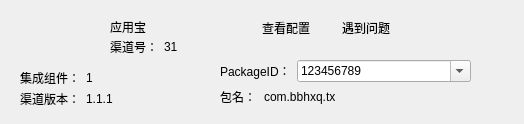
<?xml version="1.0" encoding="UTF-8"?>
<ui version="4.0">
 <class>Form</class>
 <widget class="QWidget" name="Form">
  <property name="geometry">
   <rect>
    <x>0</x>
    <y>0</y>
    <width>524</width>
    <height>124</height>
   </rect>
  </property>
  <property name="windowTitle">
   <string>Form</string>
  </property>
  <widget class="QWidget" name="widget" native="true">
   <property name="geometry">
    <rect>
     <x>0</x>
     <y>0</y>
     <width>520</width>
     <height>120</height>
    </rect>
   </property>
   <widget class="QLabel" name="label">
    <property name="geometry">
     <rect>
      <x>10</x>
      <y>10</y>
      <width>50</width>
      <height>50</height>
     </rect>
    </property>
    <property name="minimumSize">
     <size>
      <width>50</width>
      <height>50</height>
     </size>
    </property>
    <property name="text">
     <string/>
    </property>
    <property name="pixmap">
     <pixmap resource="C:/Users/chuyong/Desktop/img/channels_item.qrc">:/img/Android.png</pixmap>
    </property>
   </widget>
   <widget class="QWidget" name="">
    <property name="geometry">
     <rect>
      <x>110</x>
      <y>20</y>
      <width>70</width>
      <height>34</height>
     </rect>
    </property>
    <layout class="QVBoxLayout" name="verticalLayout">
     <item>
      <widget class="QLabel" name="label_2">
       <property name="text">
        <string>应用宝</string>
       </property>
      </widget>
     </item>
     <item>
      <layout class="QHBoxLayout" name="horizontalLayout">
       <item>
        <widget class="QLabel" name="label_3">
         <property name="text">
          <string>渠道号：</string>
         </property>
        </widget>
       </item>
       <item>
        <widget class="QLabel" name="label_4">
         <property name="text">
          <string>31</string>
         </property>
        </widget>
       </item>
      </layout>
     </item>
    </layout>
   </widget>
   <widget class="QWidget" name="">
    <property name="geometry">
     <rect>
      <x>240</x>
      <y>10</y>
      <width>230</width>
      <height>36</height>
     </rect>
    </property>
    <layout class="QHBoxLayout" name="horizontalLayout_4">
     <property name="spacing">
      <number>10</number>
     </property>
     <item>
      <layout class="QHBoxLayout" name="horizontalLayout_2">
       <item>
        <widget class="QLabel" name="label_14">
         <property name="text">
          <string/>
         </property>
         <property name="pixmap">
          <pixmap resource="C:/Users/chuyong/Desktop/img/channels_item.qrc">:/img/查看.png</pixmap>
         </property>
        </widget>
       </item>
       <item>
        <widget class="QLabel" name="label_12">
         <property name="text">
          <string>查看配置</string>
         </property>
        </widget>
       </item>
      </layout>
     </item>
     <item>
      <layout class="QHBoxLayout" name="horizontalLayout_3">
       <item>
        <widget class="QLabel" name="label_15">
         <property name="text">
          <string/>
         </property>
         <property name="pixmap">
          <pixmap resource="C:/Users/chuyong/Desktop/img/channels_item.qrc">:/img/问题 (1).png</pixmap>
         </property>
        </widget>
       </item>
       <item>
        <widget class="QLabel" name="label_13">
         <property name="text">
          <string>遇到问题</string>
         </property>
        </widget>
       </item>
      </layout>
     </item>
     <item>
      <widget class="QLabel" name="label_16">
       <property name="text">
        <string/>
       </property>
       <property name="pixmap">
        <pixmap resource="C:/Users/chuyong/Desktop/img/channels_item.qrc">:/img/关闭 (5).png</pixmap>
       </property>
      </widget>
     </item>
    </layout>
   </widget>
   <widget class="QWidget" name="">
    <property name="geometry">
     <rect>
      <x>20</x>
      <y>70</y>
      <width>100</width>
      <height>36</height>
     </rect>
    </property>
    <layout class="QVBoxLayout" name="verticalLayout_2">
     <item>
      <layout class="QHBoxLayout" name="horizontalLayout_5">
       <item>
        <widget class="QLabel" name="label_5">
         <property name="text">
          <string>集成组件：</string>
         </property>
        </widget>
       </item>
       <item>
        <widget class="QLabel" name="label_6">
         <property name="text">
          <string>1</string>
         </property>
        </widget>
       </item>
      </layout>
     </item>
     <item>
      <layout class="QHBoxLayout" name="horizontalLayout_6">
       <item>
        <widget class="QLabel" name="label_7">
         <property name="text">
          <string>渠道版本：</string>
         </property>
        </widget>
       </item>
       <item>
        <widget class="QLabel" name="label_8">
         <property name="text">
          <string>1.1.1</string>
         </property>
        </widget>
       </item>
      </layout>
     </item>
    </layout>
   </widget>
   <widget class="QWidget" name="">
    <property name="geometry">
     <rect>
      <x>220</x>
      <y>60</y>
      <width>251</width>
      <height>22</height>
     </rect>
    </property>
    <layout class="QHBoxLayout" name="horizontalLayout_7">
     <item>
      <widget class="QLabel" name="label_9">
       <property name="text">
        <string>PackageID：</string>
       </property>
      </widget>
     </item>
     <item>
      <widget class="QFontComboBox" name="fontComboBox">
       <property name="currentText">
        <string>123456789</string>
       </property>
      </widget>
     </item>
    </layout>
   </widget>
   <widget class="QWidget" name="">
    <property name="geometry">
     <rect>
      <x>220</x>
      <y>90</y>
      <width>116</width>
      <height>14</height>
     </rect>
    </property>
    <layout class="QHBoxLayout" name="horizontalLayout_8">
     <item>
      <widget class="QLabel" name="label_10">
       <property name="text">
        <string>包名：</string>
       </property>
      </widget>
     </item>
     <item>
      <widget class="QLabel" name="label_11">
       <property name="text">
        <string>com.bbhxq.tx</string>
       </property>
      </widget>
     </item>
    </layout>
   </widget>
  </widget>
 </widget>
 <resources>
  <include location="C:/Users/chuyong/Desktop/img/channels_item.qrc"/>
 </resources>
 <connections/>
</ui>
